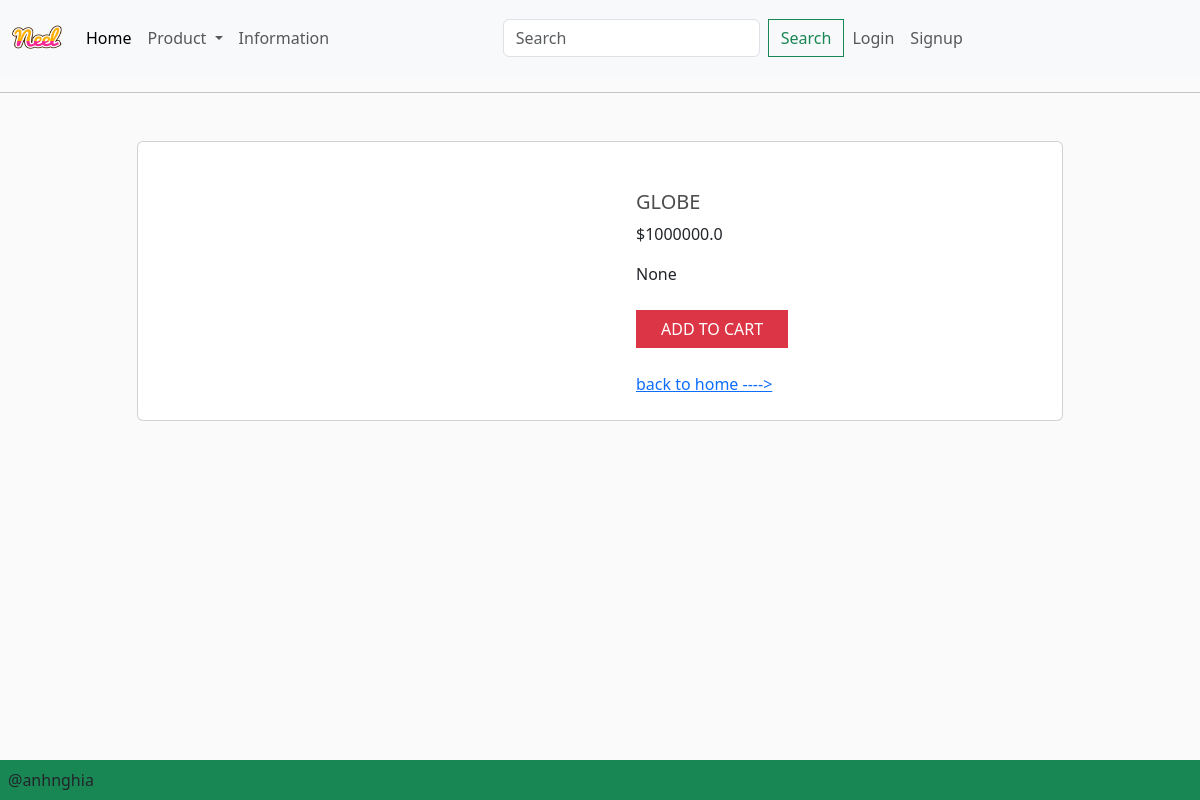
The app's page /detail/?id=5 with its own data.
### app/models.py (models this page shows, shortened)
class Product(models.Model):
    category = models.ManyToManyField(Category, related_name='product')
    name = models.CharField(max_length=200, null=True)
    price = models.FloatField()
    digital = models.BooleanField(default=False, null=True, blank=False)
    image = models.ImageField(null=True, blank=True)
    detail = models.TextField(null=True, blank=True)
    @property
    def imageUrl(self):
        try:
            url = self.image.url
        except:
            url = ''
        return url

### app/views.py (the view)
# urls.py: path('detail/', views.detail, name="detail"),
def detail(request):
    if request.user.is_authenticated:
        customer = request.user
        order, created = Order.objects.get_or_create(customer =customer, complete = False)
        items = order.orderitem_set.all()
        cartItems = order.get_cart_items
        user_not_login = "hidden"
        user_login = "show"
    else:
        items = []
        order = {'get_cart_items':0,'get_cart_total':0}
        cartItems = order['get_cart_items']
        user_not_login = "show"
        user_login = "hidden"
    id = request.GET.get('id','')
    products = Product.objects.filter(id= id)
    categories = Category.objects.filter(is_sub = False)
    context = {'products':products,'categories': categories,'items':items, 'order' :order,'cartItems':cartItems,'user_not_login':user_not_login,'user_login':user_login}
    return render(request, 'app/detail.html', context)

### app/templates/app/detail.html (shortened to what this page needs)
{% extends "app/base.html" %}
{% load static %}
{% block search %} {% for product in products %}
<div class="container mt-5 mb-5">
  <div class="row d-flex justify-content-center">
    <div class="col-md-10">
      <div class="card">
        <div class="row">
          <div class="col-md-6">
            <div class="images p-3">
              <div class="text-center p-4">
              </div>
            </div>
          </div>
          <div class="col-md-6">
            <div class="product p-4">
              <div class="mt-4 mb-3">
                <h5 class="text-uppercase">{{product.name}}</h5>
                <div class="price d-flex flex-row align-items-center">
                  <span class="act-price">${{product.price}}</span>
                </div>
              </div>
              <p class="about">{{product.detail}}</p>
              <div class="cart mt-4 align-items-center">
                <button
                  class="btn btn-danger text-uppercase mr-2 px-4 update-cart"
                  data-product="{{product.id}}"
                  data-action="add"
                >
                  Add to cart
                </button>
              </div>
              <br>
                <a href= {% url "home" %}>back to home ----></a>
            </div>
          </div>
        </div>
      </div>
    </div>
  </div>
</div>
{% endfor %} {% endblock search %}

### app/static/app/css/main.css (style rules this page uses)
body { background-color: hsl(0, 0%, 98%); }
h1,h2,h3,h4,h5,h6 { color:hsl(0, 0%, 30%); }
.product { border-radius: 0 0 4px 4px; }
.btn { border-radius: 0; }

### records on screen
Product: name "GLOBE", price "1000000.0", detail "None"
